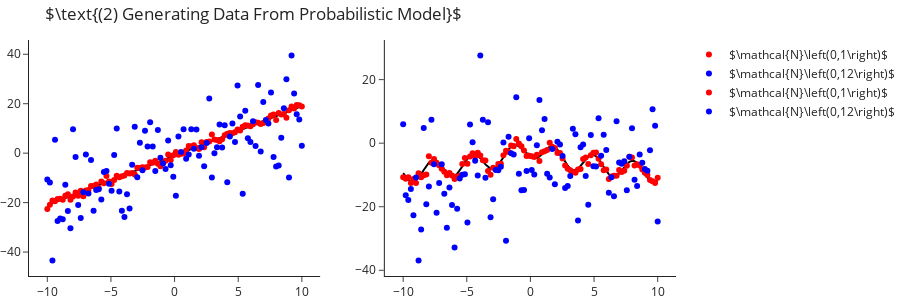

The code cell stored with this chart in its notebook:
### Markdown cell above
Next, we want to define a probabilistic model based on the models seen before. Let us assume that the sample noise has a Gaussian distribution, centered around zero with some variance. So:

$$ Y^{\left(1\right)} = 2X - 1 + \varepsilon, \quad\quad Y^{\left(2\right)} = 3sin\left(2X - 2\right) - 3 \sqrt{|X|} + \varepsilon $$

where $\varepsilon\sim\mathcal{N}\left(0,\sigma^2\right)$ for some values of $\sigma^2$. We will further assume that the noise of different samples is independent of the other samples. So we could write it as $\varepsilon_1,\ldots,\varepsilon_m\overset{iid}{\sim}\mathcal{N}\left(0,\sigma^2\right)$ or in vector notations $\varepsilon\sim\mathcal{N}\left(0,\sigma^2 I_m\right)$, where $\mathcal{N}$ now refers to a $m$ dimensional multivariate normal distribution.

### Code cell
Y1_noisy   = Y1 + np.random.normal(0, 1, size=m)
Y1_noisier = Y1 + np.random.normal(0, 12, size=m)

Y2_noisy   = Y2 + np.random.normal(0, 1, size=m)
Y2_noisier = Y2 + np.random.normal(0, 12, size=m)


make_subplots(rows=1, cols=2)\
    .add_traces([go.Scatter(x=X, y=Y1, mode='lines', marker=dict(color="black"), showlegend=False),
                 go.Scatter(x=X, y=Y2, mode='lines', marker=dict(color="black"), showlegend=False)], 
                rows=[1,1], cols=[1,2])\
    .add_traces([go.Scatter(x=X, y=Y1_noisy,   mode='markers', marker=dict(color="red"),  name="$\\mathcal{N}\\left(0,1\\right)$"),
                 go.Scatter(x=X, y=Y1_noisier, mode='markers', marker=dict(color="blue"), name="$\\mathcal{N}\\left(0,12\\right)$"),
                 go.Scatter(x=X, y=Y2_noisy,   mode='markers', marker=dict(color="red"), name="$\\mathcal{N}\\left(0,1\\right)$"),
                 go.Scatter(x=X, y=Y2_noisier, mode='markers', marker=dict(color="blue"), name="$\\mathcal{N}\\left(0,12\\right)$")], 
    rows=1, cols=[1,1,2,2])\
    .update_layout(title_text=r"$\text{(2) Generating Data From Probabilistic Model}$", height=300)\
    .show()
